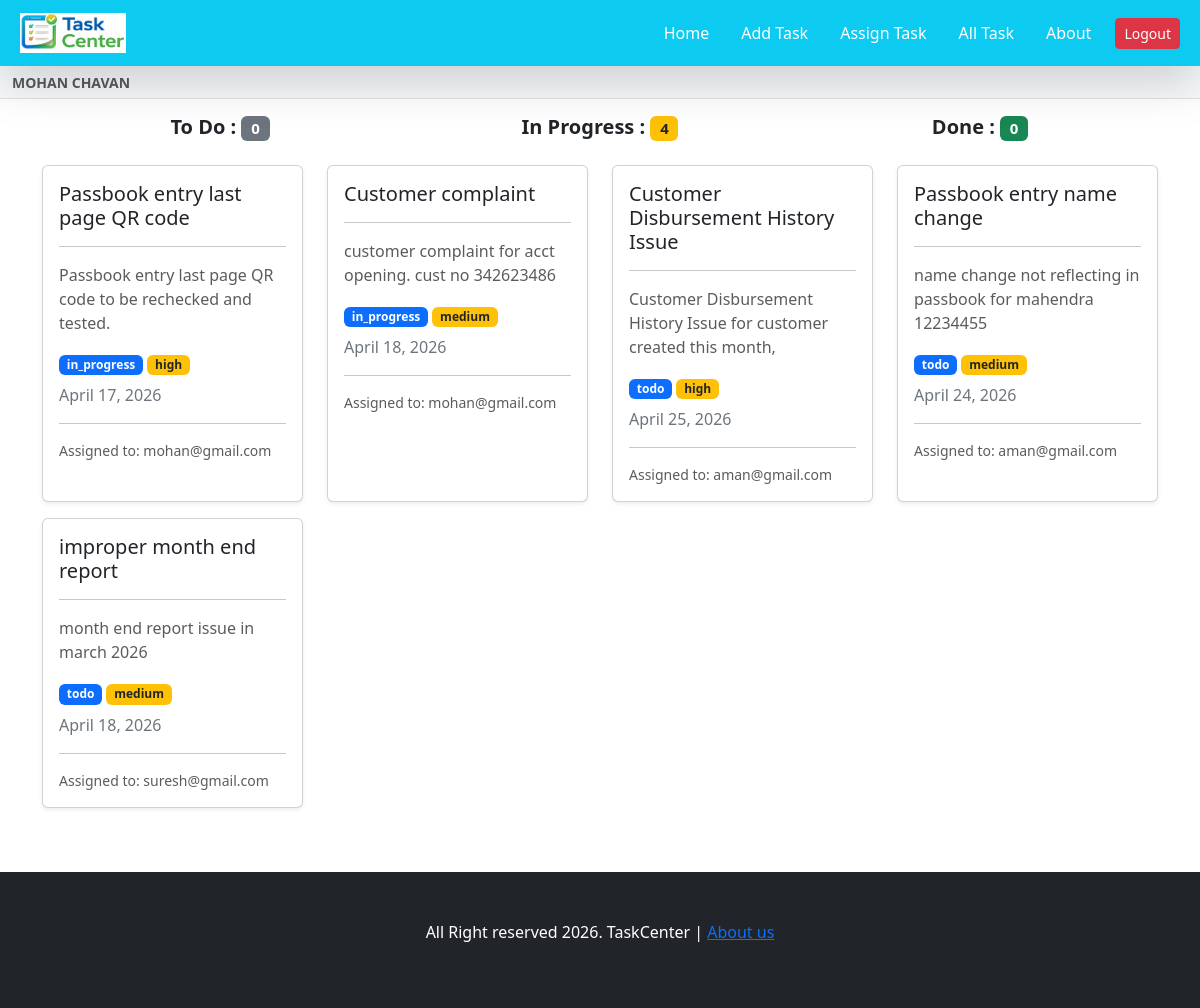
Screenshot of / (signed in) with the database file from the repository.
### task/models.py (models this page shows, shortened)
class Tasks(models.Model):
    task_name  = models.CharField(max_length = 100)
    task_description = models.TextField()
    task_slug = models.SlugField(max_length = 1000 , unique  = True)
    task_owner = models.ForeignKey(TaskUser, on_delete = models.CASCADE , related_name = "owned_task")
    task_creater = models.ForeignKey(TaskUser, on_delete = models.CASCADE , related_name = "created_task")
    task_status  = models.CharField(max_length = 100)
    task_priority  = models.CharField(max_length = 100)
    task_active = models.BooleanField(default=True)
    task_due_date = models.DateField()

### task/views.py (the view)
# urls.py: path('', views.index,name="index"),
@login_required(login_url='login_page')
def index(request):
    tasks = Tasks.objects.filter((Q(task_owner=request.user) | Q(task_creater=request.user)) & Q(task_active=True))
    name=request.user.get_full_name()
    x = Tasks.objects.filter(task_owner__id=request.user.id,task_status='todo').count()
    y = Tasks.objects.filter(task_owner__id=request.user.id,task_status='in_progress').count()
    z = Tasks.objects.filter(task_owner__id=request.user.id,task_status='done').count()
    print(x)
    print(y)
    print(z)
    context = {'tasks': tasks, 'name':name, 'x':x,'y':y,'z':z}
    print(request.user.get_full_name())
    return render(request, 'index.html', context)

### templates/index.html (shortened to what this page needs)
{% extends "base.html" %}
{% block start %}
<div class="container mt-3">
    <div class="row text-center mb-3">
        <div class="col-md-4">
            <h5 class="fw-bold">
                To Do :
                <span class="badge bg-secondary">
                    {{ x|default:"0" }}
                </span>
            </h5>
        </div>
        <div class="col-md-4">
            <h5 class="fw-bold">
                In Progress :
                <span class="badge bg-warning text-dark">
                    {{ y|default:"0" }}
                </span>
            </h5>
        </div>
        <div class="col-md-4">
            <h5 class="fw-bold">
                Done :
                <span class="badge bg-success">
                    {{ z|default:"0" }}
                </span>
            </h5>
        </div>
    </div>
    <div class="row">
        {% for task in tasks %}
        <div class="col-md-3 mb-3">
            <div class="card shadow-sm h-100"
                 onclick="window.location.href='{% url 'edit_task' task.task_slug %}'"
                 style="cursor: pointer; transition: 0.2s;">
                <div class="card-body">
                    <h5 class="card-title text-dark">
                        {{ task.task_name }}
                    </h5>
                    <hr>
                    <p class="text-muted">
                        {{ task.task_description }}
                    </p>
                    <div class="mb-2">
                        <span class="badge bg-primary">
                            {{ task.task_status }}
                        </span>
                        <span class="badge bg-warning text-dark">
                            {{ task.task_priority }}
                        </span>
                    </div>
                    <p class="mb-1 text-secondary">
                        {{ task.task_due_date }}
                    </p>
                    <hr>
                    <p class="text-muted small mb-0">
                        Assigned to: {{ task.task_owner.email }}
                    </p>
                </div>
            </div>
        </div>
        {% endfor %}
    </div>
</div>
{% endblock %}

### rows the page displays
Tasks: task_name "Passbook entry last page QR code", task_description "Passbook entry last page QR code to be rechecked and tested.", task_status "in_progress", task_priority "high", task_due_date "April 17, 2026", task_owner.email "mohan@gmail.com"
Tasks: task_name "Customer complaint", task_description "customer complaint for acct opening. cust no 342623486", task_status "in_progress", task_priority "medium", task_due_date "April 18, 2026", task_owner.email "mohan@gmail.com"
Tasks: task_name "Customer Disbursement History Issue", task_description "Customer Disbursement History Issue for customer created this month,", task_status "todo", task_priority "high", task_due_date "April 25, 2026", task_owner.email "aman@gmail.com"
Tasks: task_name "Passbook entry name change", task_description "name change not reflecting in passbook for mahendra 12234455", task_status "todo", task_priority "medium", task_due_date "April 24, 2026", task_owner.email "aman@gmail.com"
Tasks: task_name "improper month end report", task_description "month end report issue in march 2026", task_status "todo", task_priority "medium", task_due_date "April 18, 2026", task_owner.email "suresh@gmail.com"

### other values shown
{{ name |upper }} "MOHAN CHAVAN"
{{ x|default:"0" }} "0"
{{ y|default:"0" }} "4"
{{ z|default:"0" }} "0"
